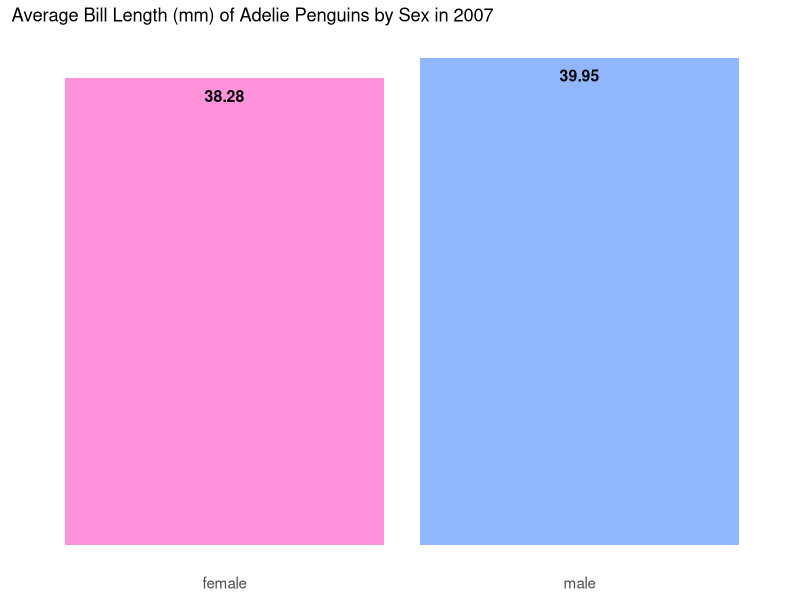
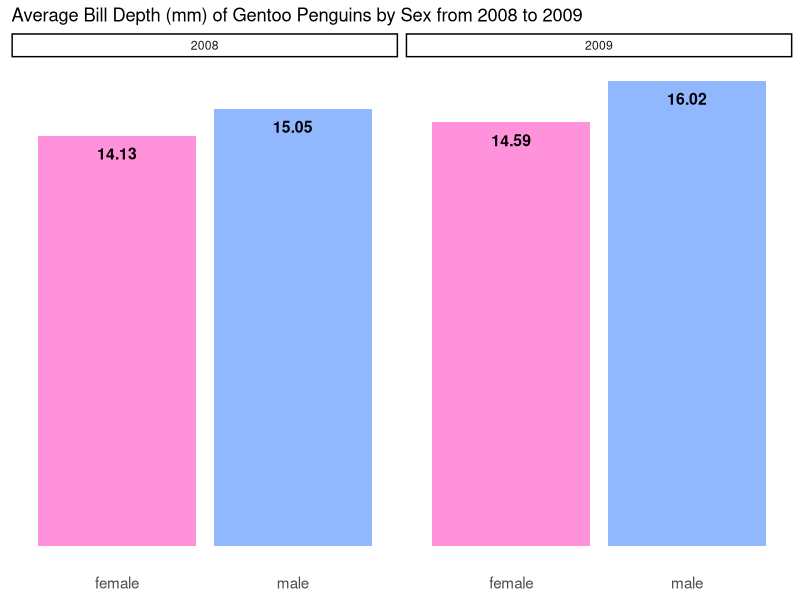
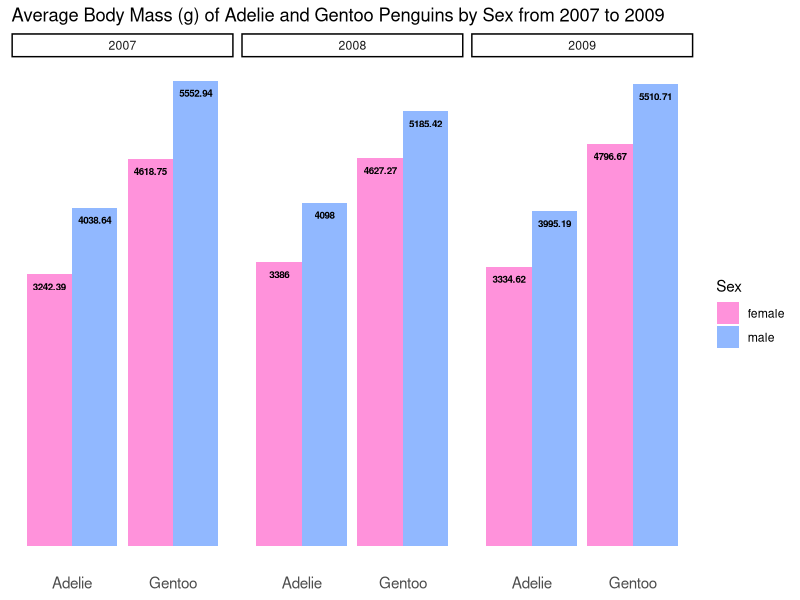
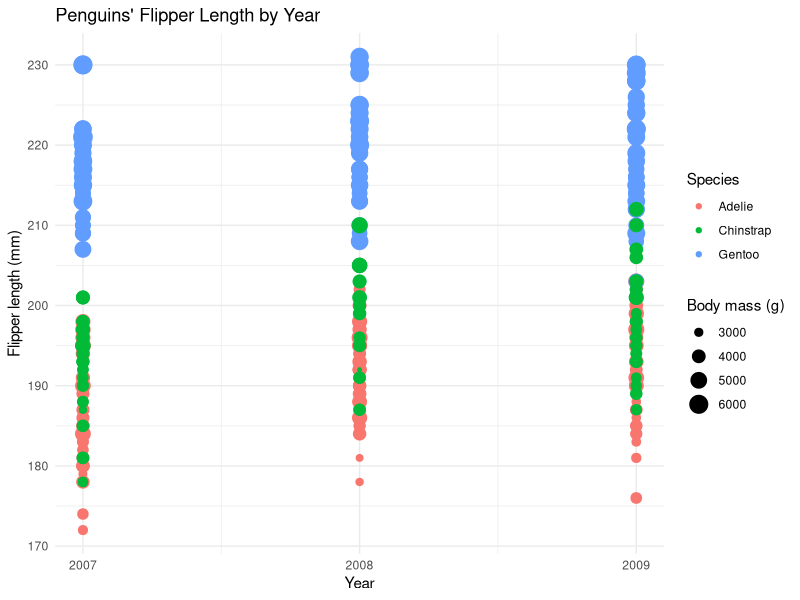
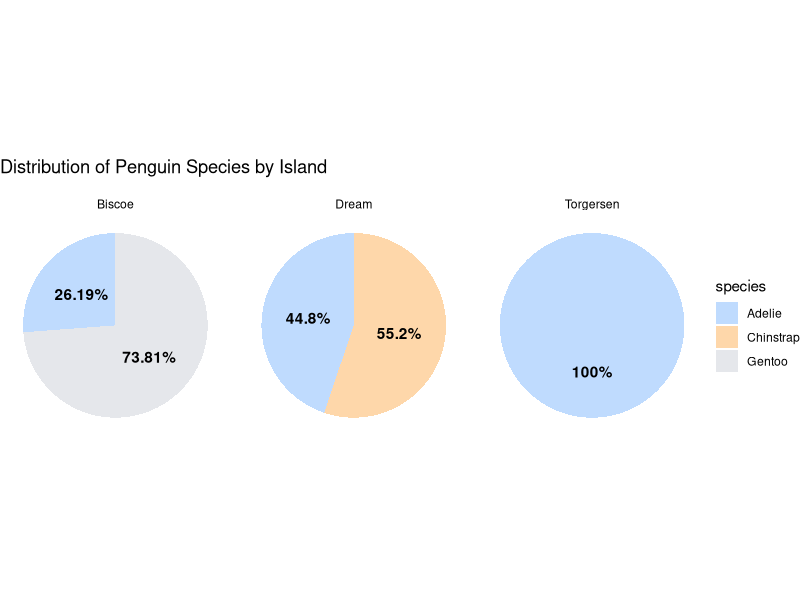
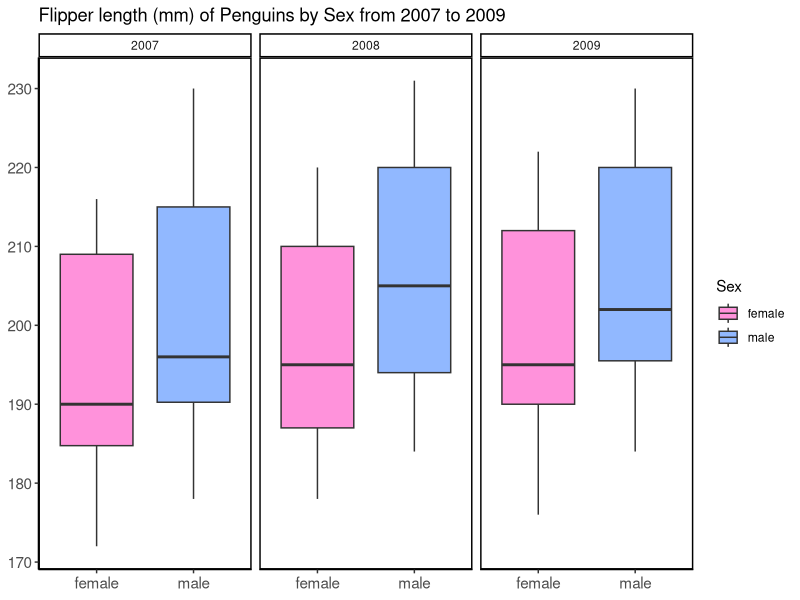

Source code (R) for these figures, in order:
## ---- chunk 1
# Load the libraries
library(dplyr)     # Working with data frames
library(lubridate) # Working with date & time
library(stringr)   # Working with strings
library(ggplot2)   # Working with graphs
library(tidyr)     # Working with data
## ---- chunk 2
# Read the data, must be in the same folder with the source file
penguin_df <- read.csv("penguins_alt.csv")
## ---- chunk 3
# Use glimpse() to view the structure of the data
glimpse(penguin_df)
## ---- chunk 4
# View data summary
summary(penguin_df)
## ---- chunk 5
# View data dimension
dim(penguin_df)
## ---- chunk 6
# View the column names
colnames(penguin_df)
## ---- chunk 7
penguin_df <- penguin_df %>%
  rename(
    "row_id"      = rowid
  )
## ---- chunk 8
# View the first 10 rows
head(penguin_df, n = 10)
## ---- chunk 9
# View the last 10 rows
tail(penguin_df, n = 10)
## ---- chunk 10
# Check for unique values in the species column
unique(penguin_df$species)
## ---- chunk 11
# Search for NAs and blanks from the data frame
penguin_df[!complete.cases(penguin_df), ]
## ---- chunk 12
# Filter out the penguins that not missing bill, flipper, and body mass info
penguin_df <- penguin_df %>%
  filter(
    !is.na(bill_length_mm), !is.na(bill_depth_mm),
    !is.na(flipper_length_mm),
    !is.na(body_mass_g),
  )
## ---- chunk 13
# Search for NAs and blanks from the data frame
penguin_df[!complete.cases(penguin_df), ]
## ---- chunk 14
# Replace Gentooo by Gentoo in the species column
penguin_df$species <- str_replace(penguin_df$species, "Gentooo", "Gentoo")
## ---- chunk 15
# Check for unique values in the species column
unique(penguin_df$species)
## ---- chunk 16
# Group penguins by species, sex and year
penguins_by_species_sex_year <- penguin_df %>%
  filter(species == "Adelie" | species == "Gentoo", !is.na(sex)) %>%
  group_by(species, year, sex) %>%
  summarise(
    average_bill_length = round(mean(bill_length_mm), digits = 2),
    average_bill_depth = round(mean(bill_depth_mm), digits = 2),
    average_body_mass = round(mean(body_mass_g), digits = 2)
  )

penguins_by_species_sex_year
## ---- chunk 17
penguins_by_average_bill_length <- penguins_by_species_sex_year %>%
  filter(
    species == "Adelie",
    year == 2007
  )

ggplot(
  penguins_by_average_bill_length, 
  aes(x = sex, y = average_bill_length, fill = sex)
) +
  # Apply no statistic and 'dodge' puts bars side by side
  geom_bar(stat = "identity", position = "dodge") +
  # Add average numbers near the top of each column
  geom_text(
    aes(label = average_bill_length),
    position = position_dodge(width = 0.9),
    vjust = 2,
    fontface = "bold",
    size = 4,
    color = "black"
  ) +
  scale_fill_manual(values = c(
      "female" = "#FF92DB",
      "male" = "#91B8FF"
    )
  ) +
  labs(
    title = "Average Bill Length (mm) of Adelie Penguins by Sex in 2007"
  ) +
  # Adjust theme for a better look
  theme_classic() +
  theme(
    legend.position = "none",
    axis.title = element_blank(),
    axis.text.x = element_text(size = 11),
    axis.text.y = element_blank(),
    axis.line = element_blank(),
    axis.ticks = element_blank()
  )
## ---- chunk 18
penguins_by_average_bill_depth <- penguins_by_species_sex_year %>%
  filter(
    species == "Gentoo",
    2008 <= year, year <= 2009
  )

ggplot(
  penguins_by_average_bill_depth, 
  aes(x = sex, y = average_bill_depth, fill = sex)
) +
  # Apply no statistic and 'dodge' puts bars side by side
  geom_bar(stat = "identity", position = "dodge") +
  # Add average numbers near the top of each column
  geom_text(
    aes(label = average_bill_depth),
    position = position_dodge(width = 0.9),
    vjust = 2,
    fontface = "bold",
    size = 4,
    color = "black"
  ) +
  scale_fill_manual(values = c(
      "female" = "#FF92DB",
      "male" = "#91B8FF"
    )
  ) + 
  # Split view by year
  facet_wrap(~year) +
  labs(
    title = "Average Bill Depth (mm) of Gentoo Penguins by Sex from 2008 to 2009"
  ) +
  # Adjust theme for a better look
  theme_classic() +
  theme(
    legend.position = "none",
    axis.title = element_blank(),
    axis.text.x = element_text(size = 11),
    axis.text.y = element_blank(),
    axis.line = element_blank(),
    axis.ticks = element_blank()
  )
## ---- chunk 19
ggplot(
  penguins_by_species_sex_year, 
  aes(x = species, y = average_body_mass, fill = sex)
) +
  # Apply no statistic and 'dodge' puts bars side by side
  geom_bar(stat = "identity", position = "dodge") +
  # Add average numbers near the top of each column
  geom_text(
    aes(label = average_body_mass),
    position = position_dodge(width = 0.9),
    vjust = 2,
    fontface = "bold",
    size = 2.5,
    color = "black"
  ) +
  scale_fill_manual(values = c(
      "female" = "#FF92DB",
      "male" = "#91B8FF"
    )
  ) + 
  # Split view by year
  facet_wrap(~year) +
  labs(
    title = "Average Body Mass (g) of Adelie and Gentoo Penguins by Sex from 2007 to 2009",
    fill = "Sex"
  ) +
  # Adjust theme for a better look
  theme_classic() +
  theme(
    axis.title = element_blank(),
    axis.text.x = element_text(size = 11),
    axis.text.y = element_blank(),
    axis.line = element_blank(),
    axis.ticks = element_blank()
  )
## ---- chunk 20
penguin_df <- penguin_df %>%
  mutate(sex = case_when(
    # Adélie penguins in 2007: Predict male if body mass >= 4038.64 and bill length >= 39.95
    species == "Adelie" & year == 2007 & is.na(sex) & body_mass_g >= 4038.64 & bill_length_mm >= 39.95 ~ "male",
    # Gentoo penguins in 2008: Predict male if body mass >= 5185.42 and bill depth >= 15.05
    species == "Gentoo" & year == 2008 & is.na(sex) & body_mass_g >= 5185.42 & bill_depth_mm >= 15.05 ~ "male",
    # Gentoo penguins in 2009: Predict male if body mass >= 5510.71 and bill depth >= 16.02
    species == "Gentoo" & year == 2009 & is.na(sex) & body_mass_g >= 5510.71 & bill_depth_mm >= 16.02 ~ "male",
    # If no condition is met assign sex = "female"
    is.na(sex) ~ "female",
    # Keep existing values for other cases
    TRUE ~ sex
  ))
## ---- chunk 21
# Search for NAs and blanks from the data frame
penguin_df[!complete.cases(penguin_df), ]
## ---- chunk 22
# Check for unique values in the species column
unique(penguin_df$species)
## ---- chunk 23
# Check for unique values in the island column
unique(penguin_df$island)
## ---- chunk 24
# Check for unique values in the sex column
unique(penguin_df$sex)
## ---- chunk 25
# Summarize the year column
summary(penguin_df$year)
## ---- chunk 26
# Summarize the bill length, bill depth, flipper length and body mass columns
summary(penguin_df$bill_length_mm)
summary(penguin_df$bill_depth_mm)
summary(penguin_df$flipper_length_mm)
summary(penguin_df$body_mass_g)
## ---- chunk 27
penguin_df <- penguin_df %>%
  filter(
    bill_length_mm > 0, bill_depth_mm > 0,
    flipper_length_mm > 0,
    body_mass_g > 0,
  )
## ---- chunk 28
# Summarize the bill length, bill depth, flipper length and body mass columns
summary(penguin_df$bill_length_mm)
summary(penguin_df$bill_depth_mm)
summary(penguin_df$flipper_length_mm)
summary(penguin_df$body_mass_g)
## ---- chunk 29
penguin_df <- penguin_df %>%
  mutate(year = case_when(
    # 209 -> 2009
    year == 209 ~ 2009,
    # 2070 -> 2007
    year == 2070 ~ 2007,
    # Keep existing values for other cases
    TRUE ~ year
  ))
## ---- chunk 30
# Get the year range
range(penguin_df$year)
## ---- chunk 31
penguin_df$year <- as.integer(penguin_df$year)
## ---- chunk 32
# Modify species, island, and sex columns to be factors
penguin_df$species <- as.factor(penguin_df$species)
penguin_df$island <- as.factor(penguin_df$island)
penguin_df$sex <- as.factor(penguin_df$sex)
## ---- chunk 33
ggplot(penguin_df, aes(x = year, y = flipper_length_mm, size = body_mass_g)) +
  geom_point(aes(color = species)) +
  labs(
    title = "Penguins' Flipper Length by Year",
    x = "Year",
    y = "Flipper length (mm)",
    size = "Body mass (g)",
    color = "Species"
  ) +
  # Scale the year
  scale_x_continuous(breaks = seq(min(penguin_df$year), max(penguin_df$year))) +
  theme_minimal()
## ---- chunk 34
penguins_by_island_and_species <- penguin_df %>%
  group_by(island, species) %>%
  summarise(count = n()) %>%
  mutate(rate = count / sum(count) * 100)

ggplot(penguins_by_island_and_species, aes(x = "", y = rate, fill = species)) +
  geom_bar(stat = "identity", width = 1) +
  # Convert bar chart to pie chart
  coord_polar("y") +
  # Add rate in the corresponding area
  geom_text(
    aes(
      label = paste0(round(rate, digits = 2), "%")
    ),
    position = position_stack(vjust = 0.5),
    fontface = "bold"
  ) +
  scale_fill_manual(values = c(
    "Adelie" = "#bfdbfe",
    "Chinstrap" = "#fed7aa",
    "Gentoo" = "#e5e7eb")
  ) +
  facet_wrap(~ island) +  # Facet by island
  labs(
    title = "Distribution of Penguin Species by Island",
    x = NULL,
    y = NULL
  ) +
  theme_void() +  # Remove axis text and gridlines
  theme(
    plot.title = element_text(margin = margin(b = 15))
  )
## ---- chunk 35
ggplot(
  penguin_df, 
  aes(x = sex, y = flipper_length_mm, fill = sex)
) +
  # Apply no statistic and 'dodge' puts bars side by side
  geom_boxplot() +
  scale_fill_manual(values = c(
      "female" = "#FF92DB",
      "male" = "#91B8FF"
    )
  ) + 
  # Split view by year
  facet_wrap(~year) +
  labs(
    title = "Flipper length (mm) of Penguins by Sex from 2007 to 2009",
    fill = "Sex"
  ) +
  # Adjust theme for a better look
  theme_classic() +
  theme(
    axis.title = element_blank(),
    axis.text.x = element_text(size = 11),
    axis.text.y = element_text(size = 11),
    panel.border = element_rect(color = "black", fill = NA, linewidth = 1)
  )
## ---- chunk 36
# Create a new file in the current working directory
write.csv(penguin_df, "penguins_alt_Le.csv")
